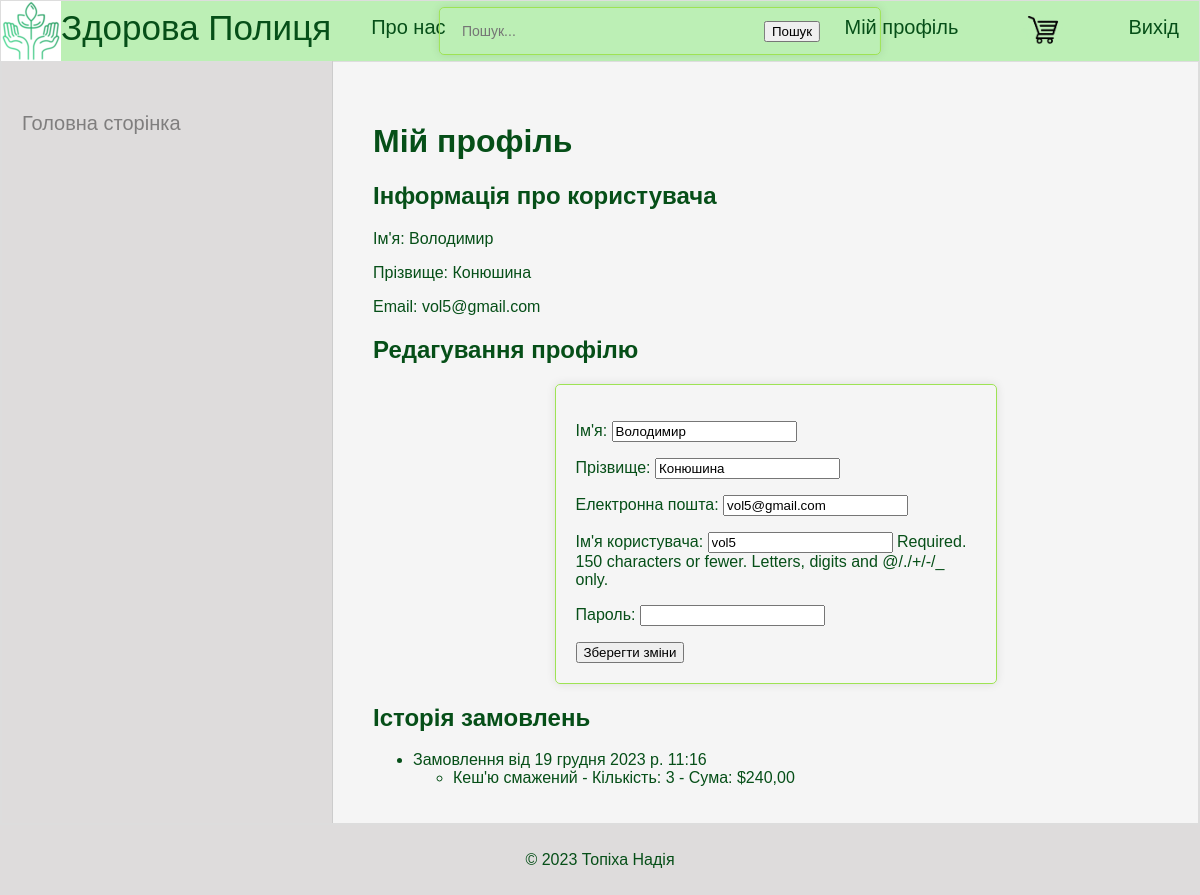
The page /profile/ (signed in) on the database its author committed.
### myapp1/models.py (models this page shows, shortened)
class CustomUser(AbstractUser):
    first_name = models.CharField(max_length=30)
    last_name = models.CharField(max_length=30)
    email = models.EmailField(unique=True)
    groups = models.ManyToManyField(Group, blank=True, related_name='custom_users_groups')
    user_permissions = models.ManyToManyField(
        Permission,
        blank=True,
        related_name='custom_users_permissions',
    )

class Order(models.Model):
    user = models.ForeignKey(get_user_model(), on_delete=models.CASCADE)
    products = models.ManyToManyField(Product, through='OrderItem')
    created_at = models.DateTimeField(auto_now_add=True)

class OrderItem(models.Model):
    order = models.ForeignKey(Order, on_delete=models.CASCADE)
    product = models.ForeignKey(Product, on_delete=models.CASCADE)
    quantity = models.PositiveIntegerField(default=1)
    total_price = models.DecimalField(max_digits=10, decimal_places=2)

class Product(models.Model):
    name = models.CharField(max_length=255)
    description = models.TextField()
    price = models.DecimalField(max_digits=10, decimal_places=2)
    currency = models.CharField(max_length=10, default='UAH')
    image = models.ImageField(upload_to='product_images/')
    category = models.ForeignKey(Category, on_delete=models.CASCADE, null=True, blank=True)

### myapp1/views.py (the view, shortened to what this page needs)
# urls.py: path('profile/', ProfileView.as_view(), name='profile'),
class ProfileView(LoginRequiredMixin, View):
    template_name = 'profile.html'
    def get(self, request):
        user_info = {
            'first_name': request.user.first_name,
            'last_name': request.user.last_name,
            'email': request.user.email,
        }
        form = CustomUserChangeForm(instance=request.user)
        orders = Order.objects.filter(user=request.user)
        return render(request, self.template_name, {'user_info': user_info, 'form': form, 'orders': orders})

### myapp1/forms.py
class CustomUserChangeForm(UserChangeForm):
    password = forms.CharField(widget=forms.PasswordInput(), required=False)
    class Meta:
        model = CustomUser
        fields = ('first_name', 'last_name', 'email', 'username', 'password')
    def __init__(self, *args, **kwargs):
        super().__init__(*args, **kwargs)
        self.fields['first_name'].label = "Ім'я"
        self.fields['last_name'].label = "Прізвище"
        self.fields['username'].label = "Ім'я користувача"
        self.fields['email'].label = "Електронна пошта"
        self.fields['password'].label = "Пароль"

### templates/profile.html (shortened to what this page needs)
{% extends 'base.html' %}
{% block content %}
  <h1>Мій профіль</h1>
  <h2>Інформація про користувача</h2>
  <p>Ім'я: {{ user_info.first_name }}</p>
  <p>Прізвище: {{ user_info.last_name }}</p>
  <p>Email: {{ user_info.email }}</p>
  <h2>Редагування профілю</h2>
  <form method="post" action="{% url 'profile' %}">
    {{ form.as_p }}
    <button type="submit">Зберегти зміни</button>
  </form>
  <h2>Історія замовлень</h2>
  {% if orders %}
  <ul>
    {% for order in orders %}
      <li>
        Замовлення від {{ order.created_at }}
        <ul>
          {% for item in order.orderitem_set.all %}
            <li>
              {{ item.product.name }} - Кількість: {{ item.quantity }} - Сума: ${{ item.total_price }}
            </li>
          {% endfor %}
        </ul>
      </li>
    {% endfor %}
  </ul>
  {% else %}
  <p>Немає історії замовлень.</p>
  {% endif %}
{% endblock %}

### myapp1/static/css/styles.css (style rules this page uses)
html, body { font-family: 'Arial'; margin: 0; padding: 0; height: 100%; width: 100%; color: #064f18; min-height: 100vh; flex-direction: column; }
form { max-width: 400px; margin: 0 auto; width: 100%; padding: 20px; border: 1px solid rgb(158, 227, 84); border-radius: 5px; box-shadow: 0 0 10px rgba(0, 0, 0, 0.1); }

### rows shown on the page
CustomUser: first_name "Володимир", last_name "Конюшина", email "vol5@gmail.com", username "vol5"
Order: created_at "19 грудня 2023 р. 11:16"
OrderItem: product.name "Кеш'ю смажений", quantity "3", total_price "240,00"
